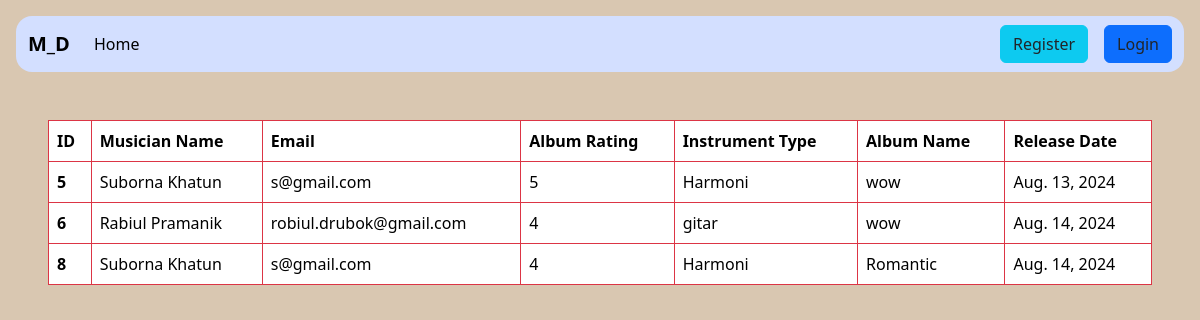
Before: / with the older database file.
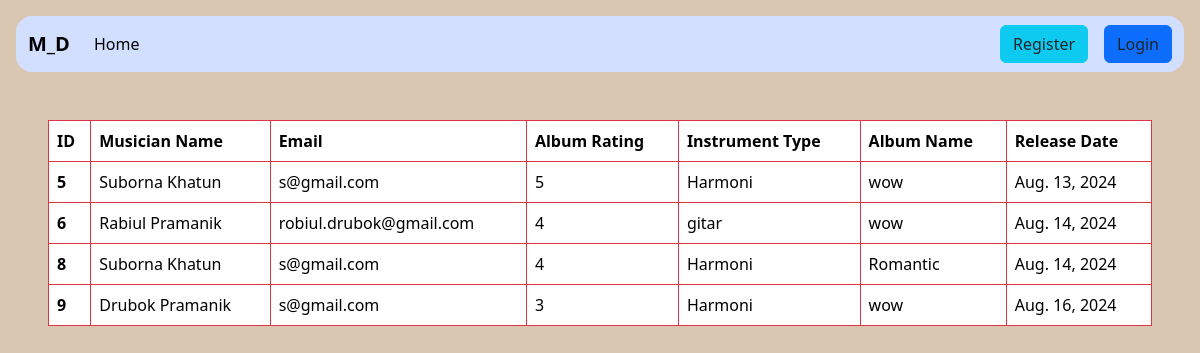
After: the same page with the newer database file.
### album/models.py (models this page shows, shortened)
class AlbumModel(models.Model):
    Album_Name = models.CharField(max_length=100)
    Musician = models.ForeignKey(MusicianModel, on_delete=models.CASCADE)
    Release_date = models.DateField()
    Rating = models.PositiveSmallIntegerField(validators=[MinValueValidator(1), MaxValueValidator(5)])

### musician/models.py (models this page shows, shortened)
class MusicianModel(models.Model):
    First_Name = models.CharField(max_length=100)
    Last_Name = models.CharField(max_length=100)
    Email = models.EmailField()
    Phone_number = models.CharField(max_length=11)
    Instrument_Type = models.CharField(max_length=20)

### Musicians_Directory/views.py (the view)
# urls.py: path('', views.homeView.as_view(), name="homepage"),
class homeView(ListView):
    model = AlbumModel
    template_name = "home.html"
    context_object_name = 'data'

### templates/home.html (shortened to what this page needs)
{% extends "base.html" %}
{% block contant_box %}
<div class="m-5">
  {% if data %}
    <table class="table table-bordered border-danger rounded-4">
        <thead>
          <tr>
            <th scope="col">ID</th>
            <th scope="col">Musician Name</th>
            <th scope="col">Email</th>
            <th scope="col">Album Rating</th>
            <th scope="col">Instrument Type</th>
            <th scope="col">Album Name</th>
            <th scope="col">Release Date</th>
          </tr>
        </thead>
        <tbody>
          {% for i in data %}
            <tr>
              <th scope="row">{{i.id}}</th>
              {% if request.user.is_authenticated %}
              <td><a href="{% url "editmusicianpage" i.Musician.id %}" class="text-decoration-none text-dark">{{i.Musician.First_Name}} {{i.Musician.Last_Name}}</a></td>
              {% else %}
              <td>{{i.Musician.First_Name}} {{i.Musician.Last_Name}}</td>
              {% endif %}
              <td>{{i.Musician.Email}}</td>
              <td>{{i.Rating}}</td>
              <td>{{i.Musician.Instrument_Type}}</td>
              <td>{{i.Album_Name}}</td>
              <td>{{i.Release_date}}</td>
            </tr>
          {% endfor %}
        </tbody>
      </table>
      {% else %}
      <h4> Data not avilable </h4>
      {% endif %}
</div>
{% endblock contant_box %}

### templates/base.html (shortened to what this page needs)
<!doctype html>
<html lang="en">
  <head>
    <link href="https://cdn.jsdelivr.net/npm/bootstrap@5.3.3/dist/css/bootstrap.min.css" rel="stylesheet">
  </head>
  <body style="background-color : #d9c7b1">
    <nav class="navbar navbar-expand-lg rounded-4 m-3" style="background-color : #d3dfff">
        <div class="container-fluid">
          <a class="navbar-brand"href="{% url "homepage" %}"><b>M_D</b></a>
          <div class="collapse navbar-collapse" id="navbarSupportedContent">
            <ul class="navbar-nav me-auto mb-2 mb-lg-0">
              <li class="nav-item">
                <a class="nav-link active" aria-current="page" href="{% url "homepage" %}">Home</a>
              </li>
            </ul>
            {% if request.user.is_authenticated %}
            <div class="d-flex ">
              <ul class="navbar-nav">
                <li class="nav-item mx-3">
                  <a class="btn btn-info text-dark " href="{% url "musician_addpage" %}">Create Musician</a>
                </li>
                <li class="nav-item mx-3">
                  <a class="btn btn-warning text-dark " href="{% url "album_addpage" %}">Create Album</a>
                </li>
                <li class="nav-item mx-3">
                  <a class="btn btn-danger text-dark " href="{% url "logout" %}">Logout</a>
                </li>
              </ul>
            </div>
            {% else %}
            <div class="d-flex ">
              <ul class="navbar-nav">
                <li class="nav-item mx-3">
                  <a class="btn btn-info text-dark " href="{% url "singuppage" %}">Register</a>
                </li>
                <li class="nav-item">
                  <a class="btn btn-primary text-dark" href="{% url "loginpage" %}">Login</a>
                </li>
              </ul>
            </div>
            {% endif %}
          </div>
        </div>
      </nav>
    {% block contant_box %}{% endblock contant_box %}
  </body>
</html>

Changed rows visible on the page:
added AlbumModel: id "9", Musician.First_Name "Drubok", Musician.Last_Name "Pramanik", Musician.Email "s@gmail.com", Rating "3", Musician.Instrument_Type "Harmoni", Album_Name "wow", Release_date "Aug. 16, 2024"
